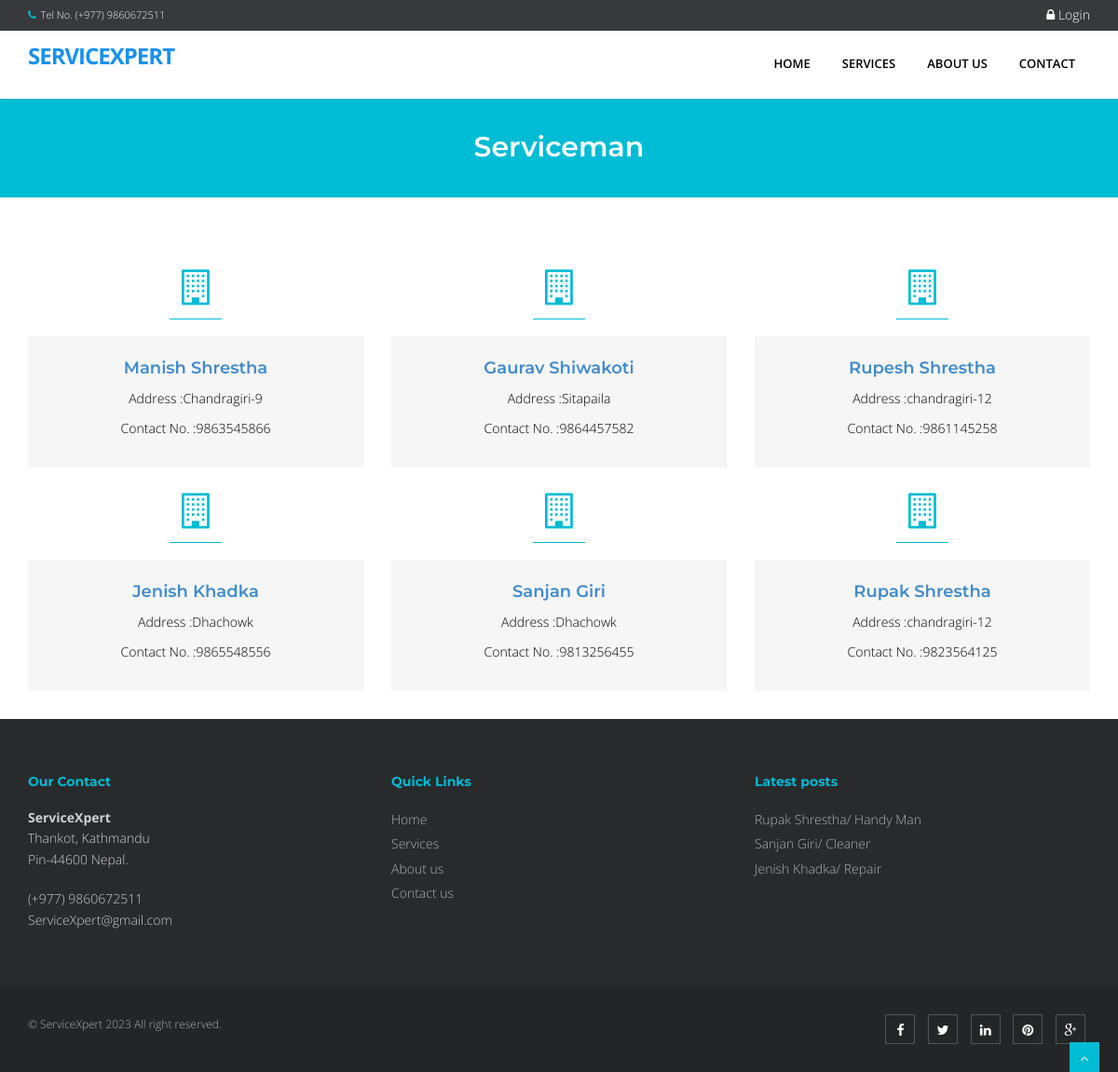
Page /index.php?q=company on the committed database.
### tables this page shows
CREATE TABLE `tblcompany` (
  `COMPANYID` int(11) NOT NULL,
  `COMPANYNAME` varchar(90) NOT NULL,
  `COMPANYADDRESS` varchar(90) NOT NULL,
  `COMPANYCONTACTNO` varchar(30) NOT NULL,
  `COMPANYSTATUS` varchar(90) NOT NULL,
  `COMPANYMISSION` text NOT NULL
);

CREATE TABLE `tbljob` (
  `JOBID` int(11) NOT NULL,
  `COMPANYID` int(11) NOT NULL,
  `CATEGORY` varchar(250) NOT NULL,
  `OCCUPATIONTITLE` varchar(90) NOT NULL,
  `REQ_NO_EMPLOYEES` int(11) NOT NULL,
  `SALARIES` double NOT NULL,
  `DURATION_EMPLOYEMENT` varchar(90) NOT NULL,
  `QUALIFICATION_WORKEXPERIENCE` text NOT NULL,
  `JOBDESCRIPTION` text NOT NULL,
  `PREFEREDSEX` varchar(30) NOT NULL,
  `SECTOR_VACANCY` text NOT NULL,
  `JOBSTATUS` varchar(90) NOT NULL,
  `DATEPOSTED` datetime NOT NULL
);

### index.php (called while the page is built, shortened)
<?php
require_once("include/initialize.php");
$view = (isset($_GET['q']) && $_GET['q'] != '') ? $_GET['q'] : '';
switch ($view) {
	case 'company' :
        $title="Serviceman";
		break;
}
require_once("theme/templates.php");
?>

### include/database.php (called while the page is built, shortened)
<?php
class Database {
	var $sql_string = '';
	private $conn;
	public function open_connection() {
		$this->conn = mysqli_connect(server,user,pass);
		if(!$this->conn){
			echo "Problem in database connection! Contact administrator!";
			exit();
		}else{
			$db_select = mysqli_select_db($this->conn,database_name);
		}
	}
	function setQuery($sql='') {
		$this->sql_string=$sql;
	}
	function executeQuery() {
		$result = mysqli_query($this->conn,$this->sql_string);
		return $result;
	}
	private function confirm_query($result) {
		return $result;
	}
	function loadResultList( $key='' ) {
		$cur = $this->executeQuery();
		$array = array();
		while ($row = mysqli_fetch_object($cur)) {
			if ($key) {
				$array[$row->$key] = $row;
			} else {
				$array[] = $row;
			}
		}
		return $array;
	}
}
$mydb = new Database();
?>

### company.php (the view)
<section id="content">
    <div class="container content">
    <div class="row">
        <?php
              $sql = "SELECT * FROM `tblcompany`";
              $mydb->setQuery($sql);
              $comp = $mydb->loadResultList();
              foreach ($comp as $company ) {
        ?>
                <div class="col-sm-4 info-blocks">
                    <i class="icon-info-blocks fa fa-building-o"></i>
                    <div class="info-blocks-in">
                        <h3><?php echo '<a href="'.web_root.'index.php?q=hiring&search='.$company->COMPANYNAME.'">'.$company->COMPANYNAME.'</a>';?></h3>
                        <p>Address :<?php echo $company->COMPANYADDRESS;?></p>
                        <p>Contact No. :<?php echo $company->COMPANYCONTACTNO;?></p>
                    </div>
                </div>
        <?php } ?>
     </div>
    </div>
</section>

### theme/templates.php (shortened to what this page needs)
 <!DOCTYPE html>
<html lang="en">
<head>
<link href="<?php echo web_root; ?>plugins/home-plugins/css/bootstrap.min.css" rel="stylesheet" />
<link href="<?php echo web_root; ?>plugins/home-plugins/css/fancybox/jquery.fancybox.css" rel="stylesheet">
<link href="<?php echo web_root; ?>plugins/home-plugins/css/flexslider.css" rel="stylesheet" />
<link href="<?php echo web_root; ?>plugins/home-plugins/css/style.css" rel="stylesheet" />
<link rel="stylesheet" href="<?php echo web_root;?>plugins/font-awesome/css/font-awesome.min.css">
<link rel="stylesheet" href="<?php echo web_root;?>plugins/dataTables/jquery.dataTables.min.css">
<link rel="stylesheet" href="<?php echo web_root;?>plugins/dataTables/jquery.dataTables_themeroller.css">
<link href="<?php echo web_root; ?>plugins/datepicker/bootstrap-datetimepicker.min.css" rel="stylesheet" media="screen">
<link href="<?php echo web_root; ?>plugins/datepicker/datepicker3.css" rel="stylesheet" media="screen">
</head>
<body>
<div id="wrapper" class="home-page">
  <header>
        <div class="topbar navbar-fixed-top">
          <div class="container">
            <div class="row">
              <div class="col-md-12">
                <p class="pull-left hidden-xs"><i class="fa fa-phone"></i>Tel No. (+977) 9860672511</p>
                <?php if (isset($_SESSION['APPLICANTID'])) {
                    $sql = "SELECT count(*) as 'COUNTNOTIF' FROM `tbljob` ORDER BY `DATEPOSTED` DESC";
                    $mydb->setQuery($sql);
                    $showNotif = $mydb->loadSingleResult();
                    $notif =isset($showNotif->COUNTNOTIF) ? $showNotif->COUNTNOTIF : 0;
                    $applicant = new Applicants();
                    $appl  = $applicant->single_applicant($_SESSION['APPLICANTID']);
                    $sql ="SELECT count(*) as 'COUNT' FROM `tbljobregistration` WHERE `PENDINGAPPLICATION`=0 AND `HVIEW`=0 AND `APPLICANTID`='{$appl->APPLICANTID}'";
                    $mydb->setQuery($sql);
                    $showMsg = $mydb->loadSingleResult();
                    $msg =isset($showMsg->COUNT) ? $showMsg->COUNT : 0;
                    echo ' <p class="pull-right login"><a title="View Notification(s)" href="'.web_root.'applicant/index.php?view=notification"> <i class="fa fa-bell-o"></i> <span class="label label-success">'.$notif.'</span></a> | <a title="View Message(s)" href="'.web_root.'applicant/index.php?view=message"> <i class="fa fa-envelope-o"></i> <span class="label label-success">'.$msg.'</span></a> | <a title="View Profile" href="'.web_root.'applicant/"> <i class="fa fa-user"></i>  '. $appl->FNAME. ' '.$appl->LNAME .' </a> | <a href="'.web_root.'logout.php">  <i class="fa fa-sign-out"> </i>Logout</a> </p>';
                    }else{ ?>
                      <p   class="pull-right login"><a data-target="#myModal" data-toggle="modal" href=""> <i class="fa fa-lock"></i> Login </a></p>
                <?php } ?>
              </div>
            </div>
          </div>
        </div>
        <div style="min-height: 30px;"></div>
        <div class="navbar navbar-default navbar-static-top" >
            <div class="container">
                <div class="navbar-header">
                    <a class="navbar-brand" href="<?php echo web_root; ?>index.php">ServiceXpert</a>
                </div>
                <div class="navbar-collapse collapse ">
                    <ul class="nav navbar-nav">
                        <li class="<?php echo !isset($_GET['q'])? 'active' :''?>"><a href="<?php echo web_root; ?>index.php">Home</a></li>
                             <li class="<?php  if(isset($_GET['q'])) { if($_GET['q']=='advancesearch'){ echo 'active'; }else{ echo ''; }}  ?>"><a href="<?php echo web_root; ?>index.php?q=advancesearch">Services</a></li>
                            <?php
                            $sql = "SELECT * FROM `tblcategory` LIMIT 10";
                            $mydb->setQuery($sql);
                            ?>
                        <li class="<?php  if(isset($_GET['q'])) { if($_GET['q']=='About'){ echo 'active'; }else{ echo ''; }}  ?>"><a href="<?php echo web_root; ?>index.php?q=About">About Us</a></li>
                        <li class="<?php  if(isset($_GET['q'])) { if($_GET['q']=='Contact'){ echo 'active'; }else{ echo ''; }}  ?>"><a href="<?php echo web_root; ?>index.php?q=Contact">Contact</a></li>
                    </ul>
                </div>
            </div>
        </div>
  </header>
      <?php
      if (isset($_GET['q'])) {
        echo '<section id="inner-headline">
            <div class="container">
                <div class="row">
                    <div class="col-lg-12">
                        <h2 class="pageTitle">'.$title.'</h2>
                    </div>
                </div>
            </div>
            </section>';
      }
       require_once $content;
        ?>
  <footer>
  <div class="container">
    <div class="row">
      <div class="col-md-4 col-sm-4">
        <div class="widget">
          <h5 class="widgetheading">Our Contact</h5>
          <address>
          <strong>ServiceXpert</strong><br>
          Thankot, Kathmandu<br>
           Pin-44600 Nepal.</address>
          <p>
            <i class="icon-phone"></i> (+977) 9860672511  <br>
            <i class="icon-envelope-alt"></i> ServiceXpert@gmail.com
          </p>
        </div>
      </div>
      <div class="col-md-4 col-sm-4">
        <div class="widget">
          <h5 class="widgetheading">Quick Links</h5>
          <ul class="link-list">
            <li><a href="<?php echo web_root; ?>index.php">Home</a></li>
            <li><a href="<?php echo web_root; ?>index.php?q=company">Services</a></li>
            <li><a href="<?php echo web_root; ?>index.php?q=About">About us</a></li>
            <li><a href="<?php echo web_root; ?>index.php?q=Contact">Contact us</a></li>
          </ul>
        </div>
      </div>
      <div class="col-md-4 col-sm-4">
        <div class="widget">
          <h5 class="widgetheading">Latest posts</h5>
          <ul class="link-list">
            <?php
                  $sql = "SELECT * FROM `tblcompany` c,`tbljob` j WHERE c.`COMPANYID`=j.`COMPANYID`   ORDER BY DATEPOSTED DESC LIMIT 3" ;
                  $mydb->setQuery($sql);
                  $cur = $mydb->loadResultList();
                  foreach ($cur as $result) {
                    echo ' <li><a href="'.web_root.'index.php?q=viewjob&search='.$result->JOBID.'">'.$result->COMPANYNAME . '/ '. $result->OCCUPATIONTITLE .'</a></li>';
                  }
              ?>
          </ul>
        </div>
      </div>
    </div>
  </div>
  <div id="sub-footer">
    <div class="container">
      <div class="row">
        <div class="col-lg-6">
          <div class="copyright">
            <p>
              <span>&copy; ServiceXpert 2023 All right reserved.
            </p>
          </div>
        </div>
        <div class="col-lg-6">
          <ul class="social-network">
            <li><a href="#" data-placement="top" title="Facebook"><i class="fa fa-facebook"></i></a></li>
            <li><a href="#" data-placement="top" title="Twitter"><i class="fa fa-twitter"></i></a></li>
            <li><a href="#" data-placement="top" title="Linkedin"><i class="fa fa-linkedin"></i></a></li>
            <li><a href="#" data-placement="top" title="Pinterest"><i class="fa fa-pinterest"></i></a></li>
            <li><a href="#" data-placement="top" title="Google plus"><i class="fa fa-google-plus"></i></a></li>
          </ul>
        </div>
      </div>
    </div>
  </div>
  </footer>
</div>
<a href="#" class="scrollup"><i class="fa fa-angle-up active"></i></a>
</body>
</html>

### theme/templates.php (style rules this page uses)
#content { min-height: 400px; color: #000; }
.login a { font-size: 14px; color: #fff; padding:0px; }

### rows in the picture
tblcompany: COMPANYNAME "Manish Shrestha", COMPANYADDRESS "Chandragiri-9", COMPANYCONTACTNO "9863545866"
tblcompany: COMPANYNAME "Gaurav Shiwakoti", COMPANYADDRESS "Sitapaila", COMPANYCONTACTNO "9864457582"
tblcompany: COMPANYNAME "Rupesh Shrestha", COMPANYADDRESS "chandragiri-12", COMPANYCONTACTNO "9861145258"
tblcompany: COMPANYNAME "Jenish Khadka", COMPANYADDRESS "Dhachowk", COMPANYCONTACTNO "9865548556"
tblcompany: COMPANYNAME "Sanjan Giri", COMPANYADDRESS "Dhachowk", COMPANYCONTACTNO "9813256455"
tblcompany: COMPANYNAME "Rupak Shrestha", COMPANYADDRESS "chandragiri-12", COMPANYCONTACTNO "9823564125"
tbljob: COMPANYID.COMPANYNAME "Rupak Shrestha", OCCUPATIONTITLE "Handy Man"
tbljob: COMPANYID.COMPANYNAME "Sanjan Giri", OCCUPATIONTITLE "Cleaner"
tbljob: COMPANYID.COMPANYNAME "Jenish Khadka", OCCUPATIONTITLE "Repair"

### other values in the picture
$title "Serviceman"
